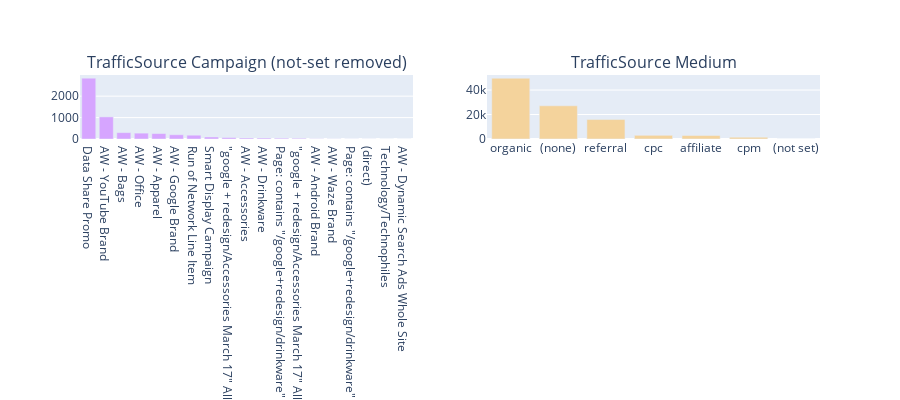

Notebook cell for this chart:
### Markdown cell above
### 3.3 Traffic Attributes

Lets now plot the traffic attributes

### Code cell
fig = tools.make_subplots(rows=1, cols=2, subplot_titles=["TrafficSource Campaign (not-set removed)", "TrafficSource Medium"], print_grid=False)

colors = ["#d6a5ff", "#fca6da", "#f4d39c", "#a9fcca"]
t1 = train["trafficSource.campaign"].value_counts()
t2 = train["trafficSource.medium"].value_counts()
tr1 = go.Bar(x = t1.index, y = t1.values, marker=dict(color=colors[3]))
tr2 = go.Bar(x = t2.index, y = t2.values, marker=dict(color=colors[2]))
tr3 = go.Bar(x = t1.index[1:], y = t1.values[1:], marker=dict(color=colors[0]))
tr4 = go.Bar(x = t2.index[1:], y = t2.values[1:])

fig.append_trace(tr3, 1, 1)
fig.append_trace(tr2, 1, 2)
fig['layout'].update(height=400, margin=dict(b=100), showlegend=False)
iplot(fig)

### Figure 1 — Plotly figure (JSON) as saved in the notebook; plotly's stock layout.template omitted (floating-point values rounded to 4 significant figures)
{"data": [{"marker": {"color": "#d6a5ff"}, "type": "bar", "x": ["Data Share Promo", "AW - YouTube Brand", "AW - Bags", "AW - Office", "AW - Apparel", "AW - Google Brand", "Run of Network Line Item", "Smart Display Campaign", "\"google + redesign/Accessories March 17\" All Users Similar Audiences", "AW - Accessories", "AW - Drinkware", "Page: contains \"/google+redesign/drinkware\" Similar Audiences", "\"google + redesign/Accessories March 17\" All Users", "AW - Android Brand", "AW - Waze Brand", "Page: contains \"/google+redesign/drinkware\"", "(direct)", "Technology/Technophiles", "AW - Dynamic Search Ads Whole Site"], "xaxis": "x", "y": [2839, 1032, 298, 274, 255, 200, 178, 95, 68, 46, 45, 38, 33, 9, 7, 4, 3, 1, 1], "yaxis": "y"}, {"marker": {"color": "#f4d39c"}, "type": "bar", "x": ["organic", "(none)", "referral", "cpc", "affiliate", "cpm", "(not set)"], "xaxis": "x2", "y": [49697, 27142, 15891, 2972, 2839, 1458, 1], "yaxis": "y2"}], "layout": {"annotations": [{"font": {"size": 16}, "showarrow": false, "text": "TrafficSource Campaign (not-set removed)", "x": 0.225, "xanchor": "center", "xref": "paper", "y": 1, "yanchor": "bottom", "yref": "paper"}, {"font": {"size": 16}, "showarrow": false, "text": "TrafficSource Medium", "x": 0.775, "xanchor": "center", "xref": "paper", "y": 1, "yanchor": "bottom", "yref": "paper"}], "height": 400, "margin": {"b": 100}, "showlegend": false, "xaxis": {"anchor": "y", "domain": [0, 0.45]}, "xaxis2": {"anchor": "y2", "domain": [0.55, 1]}, "yaxis": {"anchor": "x", "domain": [0, 1]}, "yaxis2": {"anchor": "x2", "domain": [0, 1]}}}
